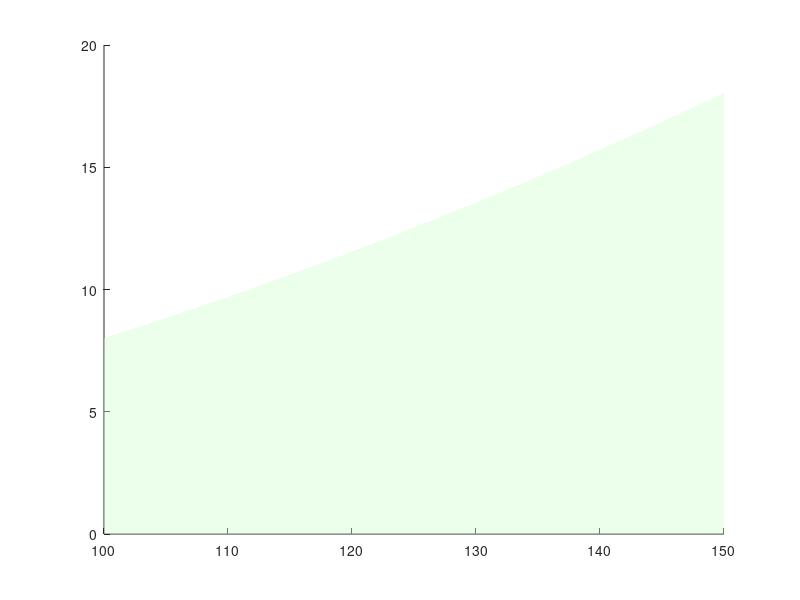

MATLAB code to generate this figure: (Note: this script raises an error after producing the figure.)
% =========================================================
%  SCRIPT 3: Von Mises Safety Factor Analysis
%  Subject:  Strength of Materials + Thermodynamics combined
%  Theory:   Von Mises equivalent stress:
%              sigma_vm = sqrt(sigma_h^2 - sigma_h*sigma_r + sigma_r^2)
%
%            Safety Factor:
%              SF(r) = sigma_yield / sigma_vm(r)
%
%  Note: For a cylinder, sigma_axial = (sigma_h + sigma_r)/2
%        We use the full 3D Von Mises criterion.
% =========================================================

clc; clear; close all;

fprintf('==============================================\n');
fprintf('  SCRIPT 3: Safety Factor Analysis\n');
fprintf('==============================================\n\n');

% ---------- Parameters ----------
r_i       = 0.10;        % Inner radius (m)
r_o       = 0.15;        % Outer radius (m)
p_i       = 10e6;        % Internal pressure (Pa)
p_o       = 0;           % External pressure (Pa)
sigma_y   = 250e6;       % Yield strength of steel (Pa)  — 250 MPa
SF_min_ok = 2.0;         % Minimum acceptable safety factor (design standard)

r = linspace(r_i, r_o, 500);

% ---------- Lamé Stresses ----------
A = (p_i*r_i^2 - p_o*r_o^2) / (r_o^2 - r_i^2);
B = (p_i - p_o) * r_i^2 * r_o^2 / (r_o^2 - r_i^2);

sigma_h = A + B ./ r.^2;          % Hoop stress (Pa)
sigma_r = A - B ./ r.^2;          % Radial stress (Pa)
sigma_a = A * ones(size(r));       % Axial stress (closed-end vessel)

% ---------- Von Mises Equivalent Stress ----------
sigma_vm = sqrt( 0.5 * ( (sigma_h - sigma_r).^2 + ...
                          (sigma_r - sigma_a).^2 + ...
                          (sigma_a - sigma_h).^2 ) );

% ---------- Safety Factor ----------
SF = sigma_y ./ sigma_vm;

% ---------- Critical Points ----------
[SF_min, idx_min] = min(SF);
[SF_max, idx_max] = max(SF);
r_critical = r(idx_min);

% ---------- Failure Check ----------
fprintf('Material yield strength  : %.0f MPa\n', sigma_y/1e6);
fprintf('Minimum SF required      : %.1f\n', SF_min_ok);
fprintf('\n--- Safety Factor Results ---\n');
fprintf('  Minimum SF = %.3f  at r = %.4f m (%.1f mm)  ← CRITICAL POINT\n', ...
        SF_min, r_critical, r_critical*1000);
fprintf('  Maximum SF = %.3f  at r = %.4f m (%.1f mm)\n', ...
        SF_max, r(idx_max), r(idx_max)*1000);

if SF_min >= SF_min_ok
    verdict = 'SAFE';
    color_verdict = 'Design is SAFE';
    fprintf('\n  VERDICT: %s — SF_min (%.2f) >= SF_required (%.1f)\n', ...
            verdict, SF_min, SF_min_ok);
else
    verdict = 'UNSAFE';
    color_verdict = 'Design is UNSAFE!';
    fprintf('\n  VERDICT: %s — SF_min (%.2f) < SF_required (%.1f)\n', ...
            verdict, SF_min, SF_min_ok);
    fprintf('  Recommendation: Increase wall thickness or reduce pressure.\n');
end

% ---------- Plot 1: Safety Factor Distribution ----------
figure('Name','Script 3 – Safety Factor','NumberTitle','off', ...
       'Color','white','Position',[200 100 750 500]);

% Colour the plot by safe/unsafe regions
hold on;
fill([r r(end) r(1)]*1000, [SF SF(end)*0 SF(1)*0+0], ...
     [0.8 1 0.8], 'EdgeColor','none', 'FaceAlpha', 0.4);  % green bg
yline(SF_min_ok, 'r--', 'LineWidth', 2.0);

plot(r*1000, SF, 'b-', 'LineWidth', 2.5);

% Critical point marker
plot(r_critical*1000, SF_min, 'rv', 'MarkerFaceColor','r', 'MarkerSize',12);
text(r_critical*1000 + 0.3, SF_min - 0.15, ...
     sprintf('SF_{min} = %.2f\n at r = %.1f mm', SF_min, r_critical*1000), ...
     'FontSize', 10, 'Color', 'r', 'FontWeight','bold');

% Required SF line label
text(r_o*1000 - 6, SF_min_ok + 0.12, ...
     sprintf('SF_{required} = %.1f', SF_min_ok), ...
     'FontSize', 10, 'Color','r');

% Verdict box
annotation('textbox', [0.60 0.75 0.28 0.12], ...
           'String', color_verdict, ...
           'FontSize', 12, 'FontWeight','bold', ...
           'HorizontalAlignment','center', ...
           'BackgroundColor', [0.85 1.0 0.85], ...
           'EdgeColor', [0 0.6 0], 'LineWidth', 1.5);

xlabel('Radial Position, r  (mm)',      'FontSize', 12, 'FontWeight','bold');
ylabel('Safety Factor, SF',             'FontSize', 12, 'FontWeight','bold');
title({'Von Mises Safety Factor Distribution'; ...
       sprintf('\\sigma_y = %.0f MPa  |  p_i = %.0f MPa', ...
               sigma_y/1e6, p_i/1e6)}, ...
      'FontSize', 13, 'FontWeight','bold');
legend('Safe zone','SF_{required}','Safety factor profile','Critical point', ...
       'Location','northeast','FontSize',10);
grid on; grid minor;
xlim([r_i*1000 - 1, r_o*1000 + 1]);
ylim([0, max(SF)*1.15]);
set(gca,'FontSize',11,'LineWidth',1.2);
box on;

% ---------- Plot 2: Von Mises Stress ----------
figure('Name','Script 3 – Von Mises Stress','NumberTitle','off', ...
       'Color','white','Position',[250 150 750 500]);

plot(r*1000, sigma_vm/1e6, 'm-', 'LineWidth', 2.5); hold on;
yline(sigma_y/1e6, 'r--', 'LineWidth', 2);

plot(r_critical*1000, sigma_vm(idx_min)/1e6, 'rv', ...
     'MarkerFaceColor','r','MarkerSize',12);

text(r_critical*1000+0.3, sigma_vm(idx_min)/1e6 + 2, ...
     sprintf('\\sigma_{vm,max} = %.1f MPa', sigma_vm(idx_min)/1e6), ...
     'FontSize',10,'Color','m','FontWeight','bold');
text(r_o*1000-6, sigma_y/1e6+2, ...
     sprintf('\\sigma_y = %.0f MPa', sigma_y/1e6), ...
     'FontSize',10,'Color','r');

xlabel('Radial Position, r  (mm)',          'FontSize', 12, 'FontWeight','bold');
ylabel('Von Mises Stress, \sigma_{vm} (MPa)','FontSize', 12, 'FontWeight','bold');
title({'Von Mises Equivalent Stress Distribution'; ...
       'Compared Against Yield Strength'}, ...
      'FontSize', 13, 'FontWeight','bold');
legend('\sigma_{vm} profile','Yield strength \sigma_y','Peak stress point', ...
       'Location','northeast','FontSize',10);
grid on; grid minor;
xlim([r_i*1000-1, r_o*1000+1]);
set(gca,'FontSize',11,'LineWidth',1.2);
box on;

fprintf('\n[Script 3 complete] Safety factor & Von Mises stress plotted.\n');
